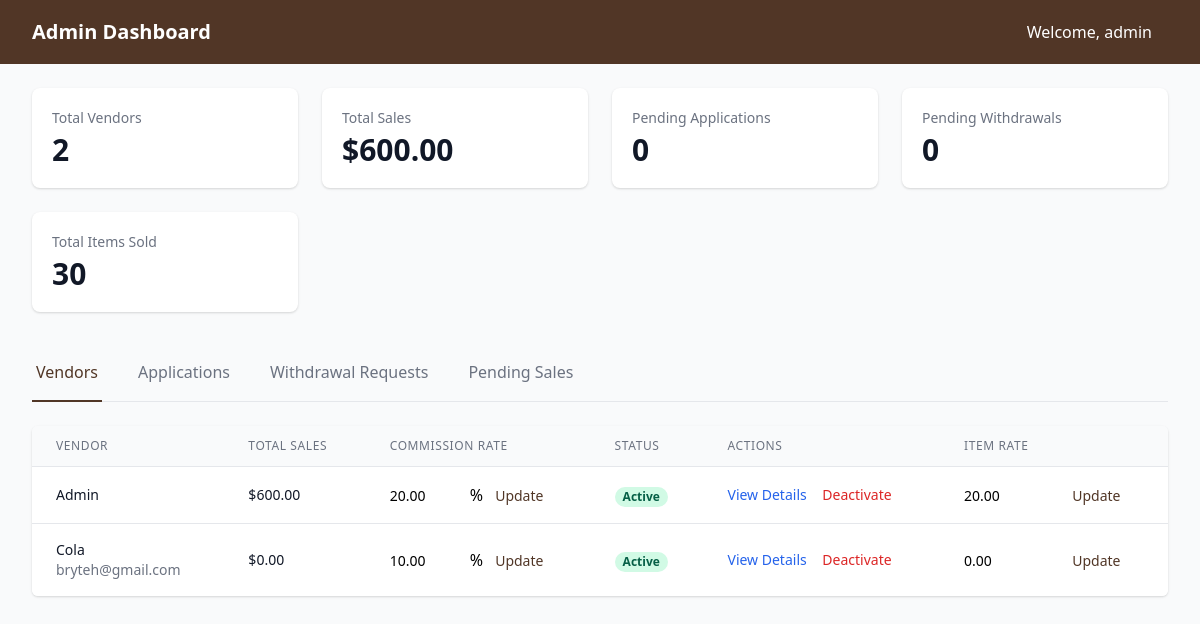
/admin-dashboard/ (signed in), run on the app's committed database.
### vendor/models.py (models this page shows, shortened)
class VendorProfile(models.Model):
    PAYMENT_FREQUENCY_CHOICES = [
        ('WEEKLY', 'Weekly'),
        ('MONTHLY', 'Monthly'),
    ]
    user = models.OneToOneField(User, on_delete=models.CASCADE)
    business_name = models.CharField(max_length=200)
    address = models.TextField()
    phone = models.CharField(max_length=20)
    commission_rate = models.DecimalField(max_digits=5, decimal_places=2, default=10.00)
    item_rate = models.DecimalField(max_digits=10, decimal_places=2, default=0.00)  # Rate per item
    payment_frequency = models.CharField(
        max_length=10,
        choices=PAYMENT_FREQUENCY_CHOICES,
        default='MONTHLY'
    )
    is_approved = models.BooleanField(default=False)
    created_at = models.DateTimeField(auto_now_add=True)

### vendor/views.py (the view)
# urls.py: path('admin-dashboard/', views.admin_dashboard, name='admin_dashboard'),
@login_required
@staff_member_required
def admin_dashboard(request):
    total_vendors = VendorProfile.objects.count()
    total_sales = Sale.objects.aggregate(Sum('amount'))['amount__sum'] or 0
    total_items = Sale.objects.aggregate(Sum('items_sold'))['items_sold__sum'] or 0
    pending_applications = VendorApplication.objects.filter(is_approved=False).count()
    pending_withdrawals = CommissionWithdrawal.objects.filter(status='PENDING').count()
    pending_sales = SaleSubmission.objects.filter(status='PENDING').order_by('-submitted_at')
    vendors = VendorProfile.objects.all().select_related('user')
    for vendor in vendors:
        vendor.total_sales = Sale.objects.filter(vendor=vendor).aggregate(Sum('amount'))['amount__sum'] or 0
    pending_applications_list = VendorApplication.objects.filter(is_approved=False).order_by('-created_at')
    pending_withdrawals_list = CommissionWithdrawal.objects.filter(status='PENDING').order_by('-request_date')
    context = {
        'total_vendors': total_vendors,
        'total_sales': total_sales,
        'total_items': total_items,
        'pending_applications': pending_applications,
        'pending_withdrawals': pending_withdrawals,
        'pending_sales': pending_sales,
        'vendors': vendors,
        'pending_applications_list': pending_applications_list,
        'pending_withdrawals_list': pending_withdrawals_list,
    }
    return render(request, 'admin_dash.html', context)

### sales/models.py (called while the page is built)
    @property
    def total_revenue(self):
        return self.items_sold * self.vendor.item_rate

### templates/admin_dash.html (shortened to what this page needs)
<!DOCTYPE html>
<html lang="en">
<head>
    <link href="https://cdnjs.cloudflare.com/ajax/libs/tailwindcss/2.2.19/tailwind.min.css" rel="stylesheet">
</head>
<body class="bg-gray-50">
    {% block content %}
    <div class="min-h-screen">
        <nav class="custom-brown">
            <div class="max-w-7xl mx-auto px-4 sm:px-6 lg:px-8">
                <div class="flex items-center justify-between h-16">
                    <div class="flex items-center">
                        <div class="text-white font-bold text-xl">Admin Dashboard</div>
                    </div>
                    <div class="flex items-center">
                        <span class="text-white mr-4">Welcome, {{ request.user.username }}</span>
                    </div>
                </div>
            </div>
        </nav>
        <div class="max-w-7xl mx-auto py-6 sm:px-6 lg:px-8">
            <div class="grid grid-cols-1 md:grid-cols-4 gap-6 mb-8">
                <div class="bg-white overflow-hidden shadow rounded-lg">
                    <div class="p-5">
                        <div class="flex items-center">
                            <div class="flex-1">
                                <div class="text-sm font-medium text-gray-500 truncate">Total Vendors</div>
                                <div class="mt-1 text-3xl font-semibold text-gray-900">{{ total_vendors }}</div>
                            </div>
                        </div>
                    </div>
                </div>
                <div class="bg-white overflow-hidden shadow rounded-lg">
                    <div class="p-5">
                        <div class="flex items-center">
                            <div class="flex-1">
                                <div class="text-sm font-medium text-gray-500 truncate">Total Sales</div>
                                <div class="mt-1 text-3xl font-semibold text-gray-900">${{ total_sales|floatformat:2 }}</div>
                            </div>
                        </div>
                    </div>
                </div>
                <div class="bg-white overflow-hidden shadow rounded-lg">
                    <div class="p-5">
                        <div class="flex items-center">
                            <div class="flex-1">
                                <div class="text-sm font-medium text-gray-500 truncate">Pending Applications</div>
                                <div class="mt-1 text-3xl font-semibold text-gray-900">{{ pending_applications }}</div>
                            </div>
                        </div>
                    </div>
                </div>
                <div class="bg-white overflow-hidden shadow rounded-lg">
                    <div class="p-5">
                        <div class="flex items-center">
                            <div class="flex-1">
                                <div class="text-sm font-medium text-gray-500 truncate">Pending Withdrawals</div>
                                <div class="mt-1 text-3xl font-semibold text-gray-900">{{ pending_withdrawals }}</div>
                            </div>
                        </div>
                    </div>
                </div>
                <div class="bg-white overflow-hidden shadow rounded-lg">
                    <div class="p-5">
                        <div class="flex items-center">
                            <div class="flex-1">
                                <div class="text-sm font-medium text-gray-500 truncate">Total Items Sold</div>
                                <div class="mt-1 text-3xl font-semibold text-gray-900">{{ total_items }}</div>
                            </div>
                        </div>
                    </div>
                </div>
            </div>
            <div class="border-b border-gray-200 mb-6">
                <nav class="-mb-px flex space-x-8">
                    <a href="#" class="tab-link border-b-2 custom-brown-text custom-brown-border py-4 px-1" data-tab="vendors">
                        Vendors
                    </a>
                    <a href="#" class="tab-link border-b-2 border-transparent text-gray-500 hover:text-gray-700 py-4 px-1" data-tab="applications">
                        Applications
                    </a>
                    <a href="#" class="tab-link border-b-2 border-transparent text-gray-500 hover:text-gray-700 py-4 px-1" data-tab="withdrawals">
                        Withdrawal Requests
                    </a>
                    <a href="#" class="tab-link border-b-2 border-transparent text-gray-500 hover:text-gray-700 py-4 px-1" data-tab="pending-sales">
                        Pending Sales
                    </a>
                </nav>
            </div>
            <div id="vendors" class="tab-content">
                <div class="bg-white shadow overflow-hidden sm:rounded-md">
                    <table class="min-w-full divide-y divide-gray-200">
                        <thead class="bg-gray-50">
                            <tr>
                                <th class="px-6 py-3 text-left text-xs font-medium text-gray-500 uppercase tracking-wider">Vendor</th>
                                <th class="px-6 py-3 text-left text-xs font-medium text-gray-500 uppercase tracking-wider">Total Sales</th>
                                <th class="px-6 py-3 text-left text-xs font-medium text-gray-500 uppercase tracking-wider">Commission Rate</th>
                                <th class="px-6 py-3 text-left text-xs font-medium text-gray-500 uppercase tracking-wider">Status</th>
                                <th class="px-6 py-3 text-left text-xs font-medium text-gray-500 uppercase tracking-wider">Actions</th>
                                <th class="px-6 py-3 text-left text-xs font-medium text-gray-500 uppercase tracking-wider">Item Rate</th>
                            </tr>
                        </thead>
                        <tbody class="bg-white divide-y divide-gray-200">
                            {% for vendor in vendors %}
                            <tr>
                                <td class="px-6 py-4 whitespace-nowrap">
                                    <div class="text-sm font-medium text-gray-900">{{ vendor.business_name }}</div>
                                    <div class="text-sm text-gray-500">{{ vendor.user.email }}</div>
                                </td>
                                <td class="px-6 py-4 whitespace-nowrap">
                                    <div class="text-sm text-gray-900">${{ vendor.total_sales|floatformat:2 }}</div>
                                </td>
                                <td class="px-6 py-4 whitespace-nowrap">
                                    <form action="{% url 'update_commission' vendor.id %}" method="POST" class="commission-form" data-vendor-id="{{ vendor.id }}">
                                        <input type="number"
                                               step="0.1"
                                               value="{{ vendor.commission_rate }}"
                                               class="w-20 rounded border-gray-300 text-sm"
                                               name="commission_rate"
                                               required>%
                                        <button type="submit" class="ml-2 text-sm custom-brown-text hover:opacity-80">Update</button>
                                    </form>
                                </td>
                                <td class="px-6 py-4 whitespace-nowrap">
                                    <span class="px-2 inline-flex text-xs leading-5 font-semibold rounded-full
                                                 {% if vendor.is_approved %}bg-green-100 text-green-800{% else %}bg-red-100 text-red-800{% endif %}">
                                        {{ vendor.is_approved|yesno:"Active,Inactive" }}
                                    </span>
                                </td>
                                <td class="px-6 py-4 whitespace-nowrap text-sm text-gray-500">
                                    <button class="text-blue-600 hover:text-blue-900 mr-3">View Details</button>
                                    {% if vendor.is_approved %}
                                    <button class="text-red-600 hover:text-red-900">Deactivate</button>
                                    {% else %}
                                    <button class="text-green-600 hover:text-green-900">Activate</button>
                                    {% endif %}
                                </td>
                                <td class="px-6 py-4 whitespace-nowrap">
                                    <form class="item-rate-form" data-vendor-id="{{ vendor.id }}">
                                        <input type="number" step="0.01" value="{{ vendor.item_rate }}"
                                               class="w-24 rounded border-gray-300 text-sm"
                                               name="item_rate">
                                        <button type="submit" class="ml-2 text-sm custom-brown-text hover:opacity-80">Update</button>
                                    </form>
                                </td>
                            </tr>
                            {% endfor %}
                        </tbody>
                    </table>
                </div>
            </div>
        </div>
    </div>
    {% endblock %}
</body>
</html>

### templates/admin_dash.html (style rules this page uses)
.custom-brown { background-color: #513626; }
.custom-brown-text { color: #513626; }
.custom-brown-border { border-color: #513626; }

### data on the page
VendorProfile: business_name "Admin", total_sales "600.00", commission_rate "20.00", is_approved "Active", shows "Deactivate", item_rate "20.00"
VendorProfile: business_name "Cola", user.email "bryteh@gmail.com", total_sales "0.00", commission_rate "10.00", is_approved "Active", shows "Deactivate", item_rate "0.00"

### other printed values
{{ request.user.username }} "admin"
{{ total_vendors }} "2"
{{ total_sales|floatformat:2 }} "600.00"
{{ pending_applications }} "0"
{{ pending_withdrawals }} "0"
{{ total_items }} "30"
